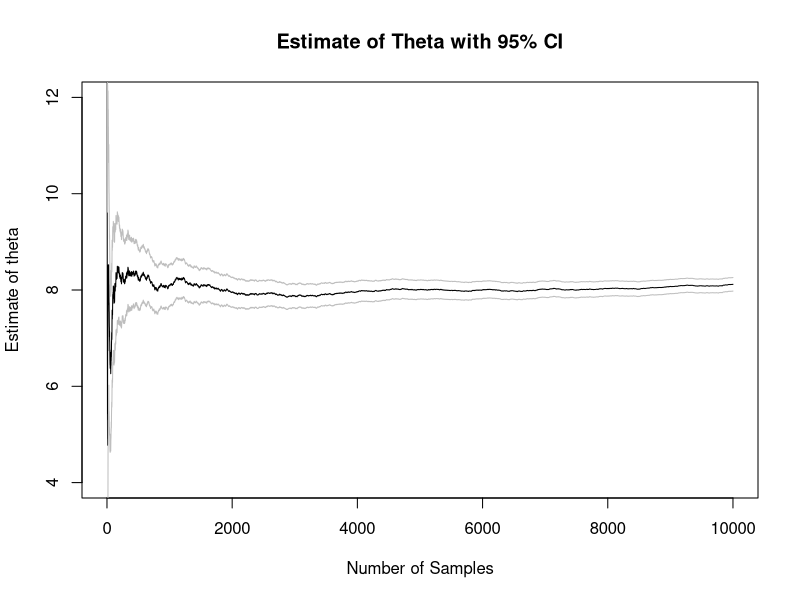
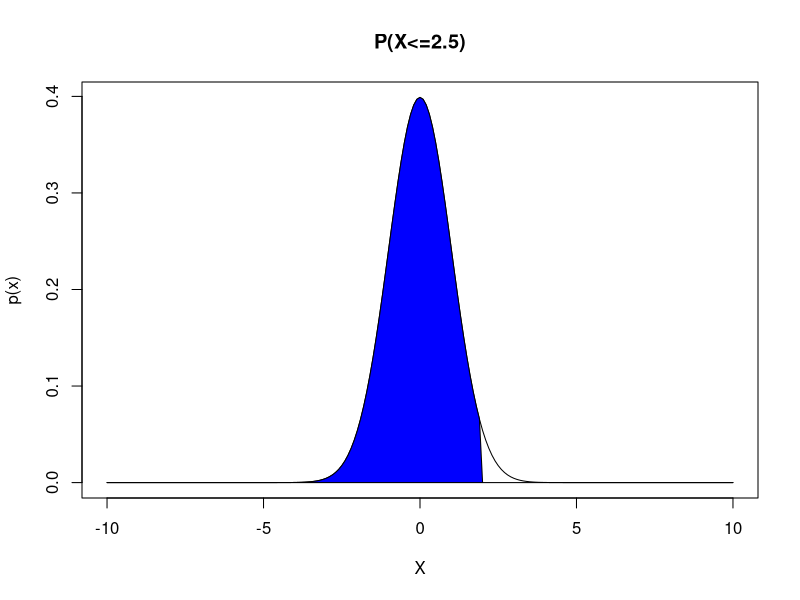
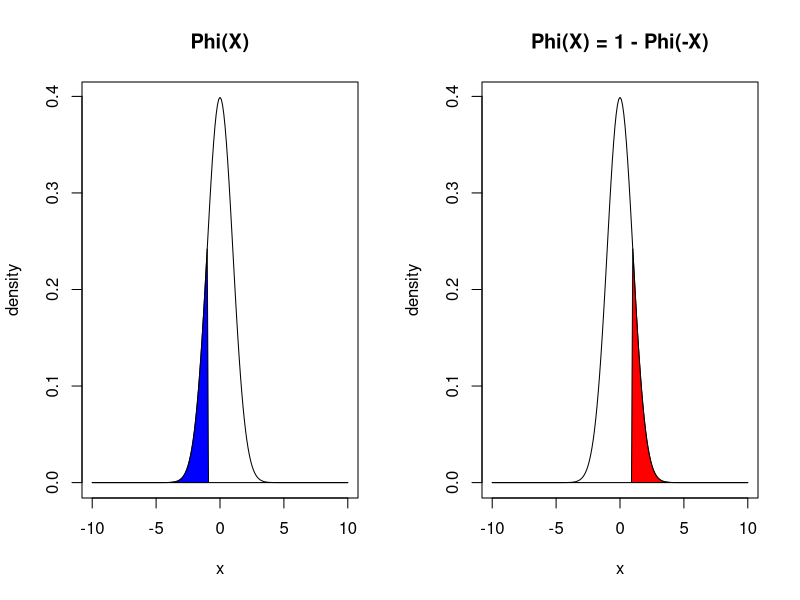
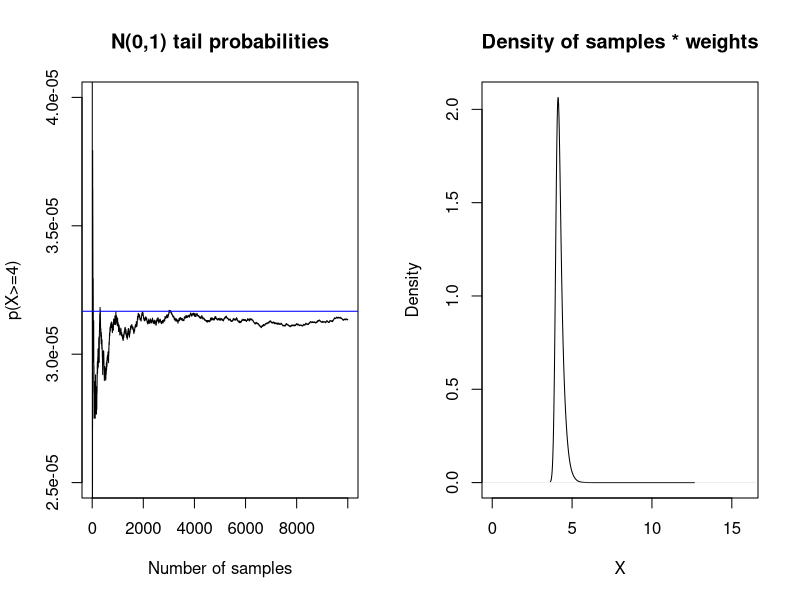
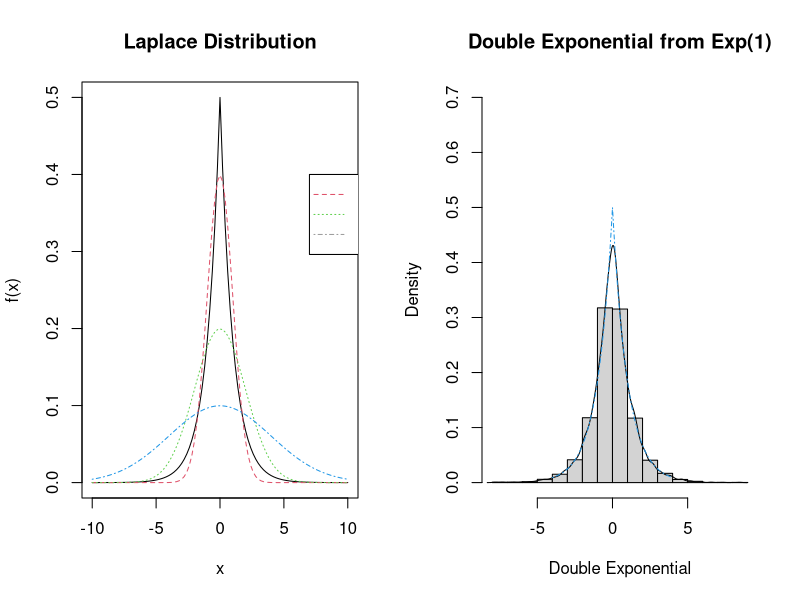
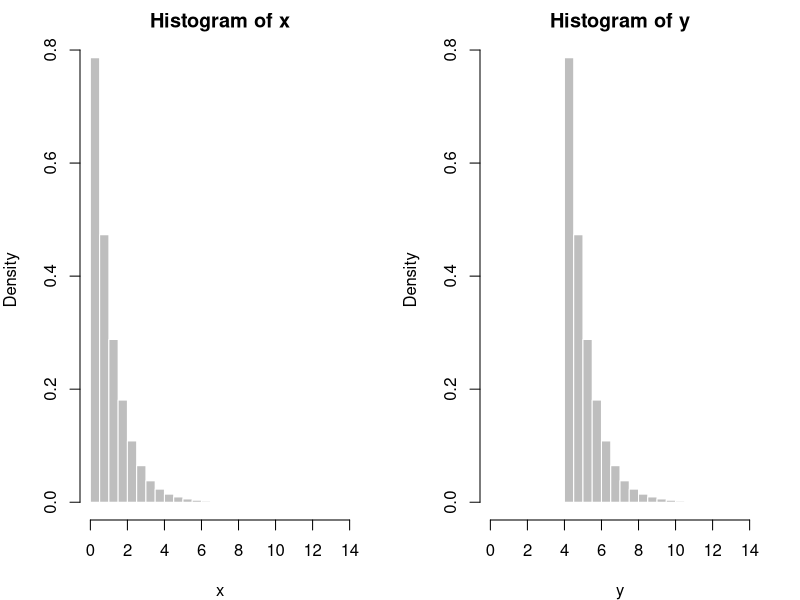
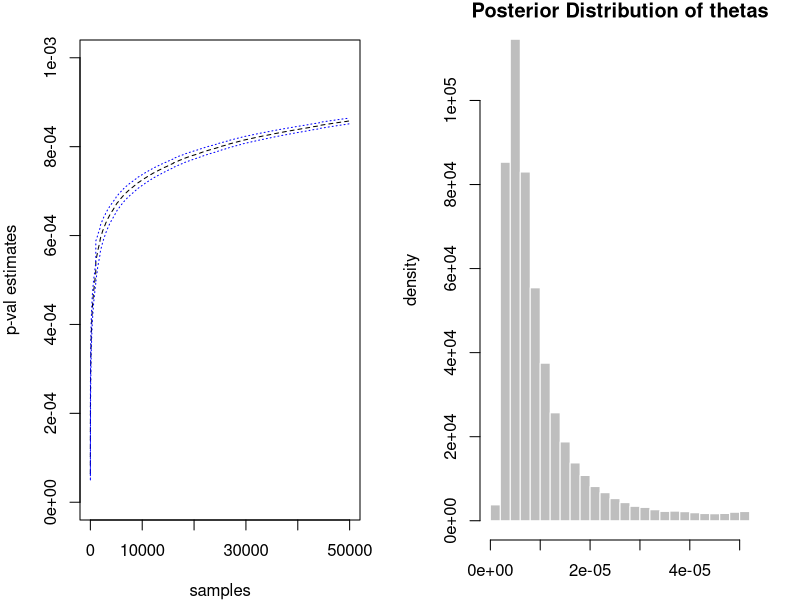
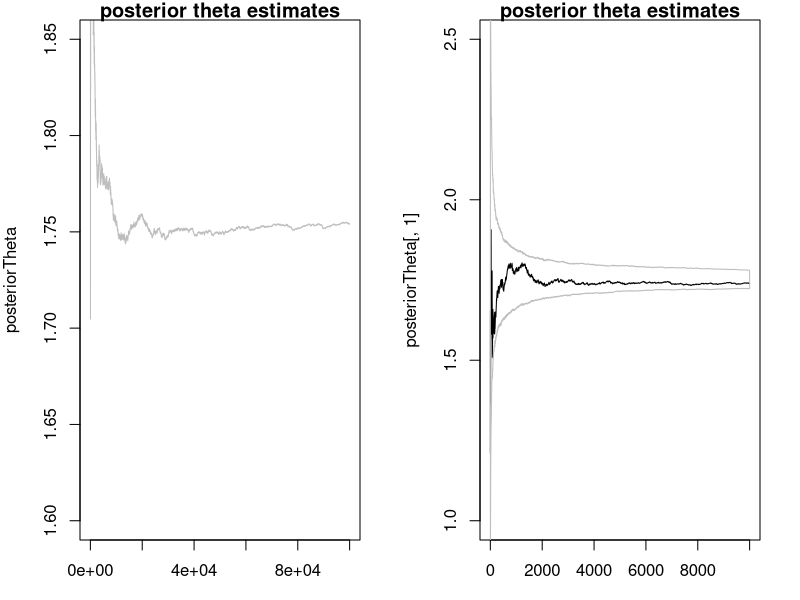

Write the R code that produced these figures, in order.
## ---- chunk 1
n = 50000 ## sample size
h <- function(x) { 3*x^2 } ## function of interest, h(x)
X <- runif(n = n, min = 0, max = 2)  ## samples from f(x)
v = 2 * mean(h(X)) ## 2 * E[h(x)]
print(v) ## approximately 8
integrate(f = h, lower = 0, upper = 2)
## ---- chunk 2
N = 10000 ## sample size
h <- function(x) { 3*x^2 } ## function of interest, h(x)
X <- runif(n = N, min = 0, max = 2)  ## samples from f(x)
h_values <- 2 * h(X)

cumMean <- function(x, n){
  num = cumsum(x)  ## numerator
  denom = 1:n  ## denominator
  result = num/denom
  return(result)
}

## ---- chunk 3
cumSE <- function(x, n){
  m = mean(x)
  num = sqrt(cumsum((x - m)^2)) ## numerator
  denom = 1:n ## denominator
  result = num/denom ## cummulative mean of (x_i - theta)^2
  return(result)
}

thetas = cumMean(h_values, N)
SE = cumSE(h_values, N)


## ---- chunk 4
plot(x = 1:N, y = thetas, type = "l", ylim = c(4, 12), xlab = "Number of Samples",
     ylab = "Estimate of theta",
     main = "Estimate of Theta with 95% CI")
lines(x = 1:N, y = thetas + 1.96*SE, col = "gray") ## CI
lines(x = 1:N, y = thetas - 1.96*SE, col = "gray") ## CI

## ---- chunk 5
## final estimate
thetaHat = mean(h_values)
se <- sd(x = h_values)/sqrt(N)
ci <- thetaHat + 1.96*c(-1,1) * se

print(thetaHat) ## theta estimate
print(ci) ## 95% CI

## ---- chunk 6
x <- seq(from = -10, to = 10, by = 0.1)

out = dnorm(x)
out[x >= 2] = 0

plot(x, dnorm(x), type = "l", main = "P(X<=2.5)", 
     xlab = "X", ylab = "p(x)")
polygon(x, out, col = "blue")

## ---- chunk 7
N = 10000
x = 2.5
t = runif(N, 0, 2.5)
p = 0.5 + 1/sqrt(2*pi) * mean(x * exp(-t^2 / 2))

print(p)
print(x = pnorm(q = 2.5, lower.tail = TRUE))

## ---- chunk 8
x <- seq(from = -10, to = 10, by = 0.1)

out = dnorm(x)
out[x > -1] = 0

par(mfrow = c(1,2))
plot(x, dnorm(x), type = "l", main = "Phi(X)", ylab = "density")
polygon(x, out, col = "blue")


out = dnorm(x)
out[x < 1] = 0

plot(x, dnorm(x), type = "l", main = "Phi(X) = 1 - Phi(-X)", , ylab = "density")
polygon(x, out, col = "red")

## ---- chunk 9
N = 10000
x = 3.2
Z = rnorm(N)
p_val = mean(Z <= x)
print(p_val)
print(sum(Z > x)) ## few samples with Z > x
## ---- chunk 10
set.seed(9124555) ## won't show up
## ---- chunk 11
N = 10000; x = 4
t = rnorm(N) >= x ## looking at the lower tail
p_val = sum(t)/N
print(sum(t)) ## only 1 sample greater or equal to 4
print(p_val)

## compare this with
RPval = pnorm(q = 4, lower.tail = FALSE) ## lower tail
print(RPval)
## ---- chunk 12
N = 10^4 
t = 4
X = rexp(N) + t
w = dnorm(X)/dexp(X - t) ## importance sampling weights dnorm/dexp(x-4)

theta = mean(w)
cumTheta = cumsum(w) / 1:N

## ---- chunk 13
plot(cumTheta, type = "l", main = "N(0,1) tail probabilities",
     xlab = "Number of samples", ylab = "p(X>=4)",
     ylim = c(2.5 * 10^(-5), 4 * 10^(-5)))
abline(a = pnorm(t, lower.tail = FALSE), b = 0, col = "blue")

## Exercise: Compare the results
#print(pnorm(t, lower.tail = FALSE))
#print(theta) 

## ---- chunk 14


plot(density(X, weights=w/sum(w)), main = "Density of samples * weights",
     xlab = "X", ylab = "Density",
     xlim = c(0,16)) ## plot density of samples from Exp(x - 4) * weights

## ---- chunk 15

f <- function(x){
  out = (1/2) * exp(x = -1 * abs(x))
  return(out)
}

curve(expr = f, from = -10, to = 10, type = "l",
      main = "Laplace Distribution")

curve(expr = dnorm(x, sd = 1), from = -10, to = 10, type = "l",
      lty = 2, col = 2,
      add = TRUE)

curve(expr = dnorm(x, sd = 2), from = -10, to = 10, type = "l",
      lty = 3, col = 3,
      add = TRUE)


curve(expr = dnorm(x, sd = 4), from = -10, to = 10, type = "l",
      lty = 4, col = 4,
      add = TRUE)

legend(7, 0.4, c("sd = 1", "sd = 2", "sd = 4"), col = c(2, 3, 64),
       text.col = "gray30", lty = c(2, 3, 4), pch = c(NA, NA, NA),
       merge = TRUE)


## ---- chunk 16
N = 10000
x = rnorm(N)
w = f(x)/dnorm(x) 
theta <- mean(x = x^2 * w)
print(theta)


x = rnorm(N, sd = 2)
w = f(x)/dnorm(x) 
theta <- mean(x = x^2 * w)
print(theta)

## ---- chunk 17

x = rnorm(N, sd = 4)
w = f(x)/dnorm(x, sd = 4)
theta <- mean(x = x^2 * w)
print(theta)



## ---- chunk 18
N = 10^4
f <- function(x){
  out = (1/2) * exp(x = -1 * abs(x))
  return(out)
}
pos_neg <- sample(x = c(-1,1), size = N, replace = TRUE)
x = rexp(n = N)
double_exp = pos_neg * x 

hist(double_exp, probability = TRUE, ylim = c(0,0.7),
     main = "Double Exponential from Exp(1)",
     xlab = "Double Exponential", ylab = "Density")
lines(density(double_exp))
curve(expr = f, from = -4, to = 4, add = TRUE, col = 4, lty = 4)


theta = mean(double_exp^2)
print(paste("theta estimate: ", theta))

## ---- chunk 19
n = 5*10^4
x = rexp(n = n, rate = 1)
alpha = 4
y = x + alpha
par(mfrow = c(1,2), mar = c(4,4,2,2))

hist(x, probability = TRUE, xlim = c(0, 14), col = "gray", border = "white")
hist(y, probability = TRUE, xlim = c(0, 14), col = "gray", border = "white")


## ---- chunk 20

x = rexp(n = n, rate = 1)
alpha = 10
y = x + alpha
w = dt(x = y, df = 5)/dexp(x = (y-alpha), rate = 1)
MC_p_val = mean(w)
deterministic_p_val = integrate(f = function(x) dt(x, df = 5), alpha, Inf)

print(MC_p_val)
print(deterministic_p_val)
print(pt(q = 10, df = 5, lower.tail = FALSE))

## ---- chunk 21
pvals = cumsum(w/1:n)
sterr = sqrt(cumsum((w - pvals)^2))/(1:n)

par(mar = c(4,4,2,2))
plot(x = 1:n, y = pvals, type = "l", lty = 2, 
     xlab = "samples", ylab = "p-val estimates", ylim = c(0, 0.001))
lines(pvals + 1.96*sterr, col = "blue", lty = 3)
lines(pvals - 1.96*sterr, col ="blue", lty = 3)


## ---- chunk 22

par( mar = c(3, 4, 1, 2))

N = 10^5
X = 2.5

thetas = rnorm(N, X, sd = 1)

weights = dcauchy(x = thetas, location = 0, scale = 1) ## 1/(pi * (1 + s^2))
sumOfWeights = sum(weights)

posteriorDist =  (weights )/(sumOfWeights)
hist(posteriorDist, probability = TRUE, 
     col = "gray", border = "white",
     main = "Posterior Distribution of thetas",
     xlab = "theta", ylab = "density")

## ---- chunk 23
## The expectation of the posterior distribution
posteriorThetaEst = sum((thetas * weights)/ sumOfWeights)
print(posteriorThetaEst)


## Effective Sample Size
ESS = 1 / sum( (weights / sumOfWeights)^2) ## Effective Sample Size
print(ESS)

## ---- chunk 24
posteriorTheta = cumsum(thetas * weights) / cumsum(weights)

plot(posteriorTheta, type = "l", main = "posterior theta estimates",
     ylim = c(1.6, 1.85), col = "gray")

## ---- chunk 25
X = 2.5
N = 10^4
M = 1000
thetas = matrix(data = rnorm(N*M), ncol = M) + X ## N(0,1) + 2.5
weights = dcauchy(x = thetas, location = 0, scale = 1)
posteriorTheta = apply(thetas * weights, 2, cumsum) / apply(weights, 2, cumsum)

## ---- chunk 26
## look at the first column estimates
plot(posteriorTheta[,1], main = "posterior theta estimates",
    ylim = c(1, 2.5), type = "l")
## grab the 2.5 and 97.5 quantiles for a 95% CI
confInts = apply(posteriorTheta, 1, quantile, c(0.025, 0.975)) 
polygon(x = c(1:N, N:1), y = c(confInts[1,], rev(confInts[2,])), border = "gray")

